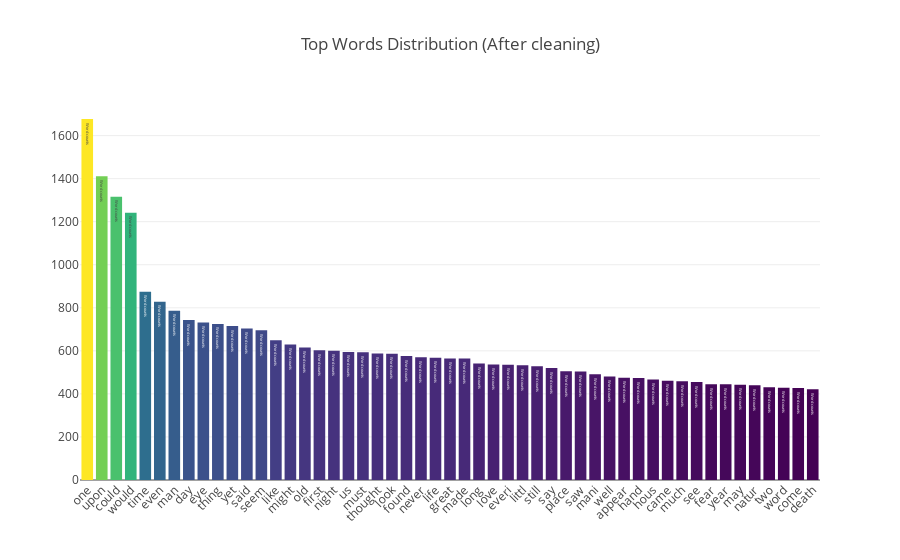

Notebook cell for this chart:
### Code cell
trace=[go.Bar(
        x=word.index[:51],
        y=word.values[:51], 
        marker= dict(colorscale='Viridis', color = word.values[:51]),
        text='Word counts', 
        )]

layout = go.Layout(title='Top Words Distribution (After cleaning)', xaxis=dict(tickangle=-45))
fig = go.Figure(data=trace, layout=layout)
py.iplot(fig)

### Figure 1 — Plotly figure (JSON) as saved in the notebook; plotly's stock layout.template omitted (floating-point values rounded to 4 significant figures)
{"data": [{"marker": {"color": [1677, 1411, 1316, 1241, 874, 828, 786, 743, 732, 725, 715, 704, 696, 649, 629, 616, 603, 600, 595, 594, 588, 587, 576, 570, 568, 565, 565, 541, 536, 535, 533, 528, 520, 505, 504, 491, 481, 475, 474, 467, 461, 459, 455, 445, 445, 442, 440, 431, 428, 427, 422], "colorscale": "Viridis"}, "text": "Word counts", "type": "bar", "uid": "2480ef46-1c7f-4eec-8b30-b16d2e9c02a1", "x": ["one", "upon", "could", "would", "time", "even", "man", "day", "eye", "thing", "yet", "said", "seem", "like", "might", "old", "first", "night", "us", "must", "thought", "look", "found", "never", "life", "great", "made", "long", "love", "everi", "littl", "still", "say", "place", "saw", "mani", "well", "appear", "hand", "hous", "came", "much", "see", "fear", "year", "may", "natur", "two", "word", "come", "death"], "y": [1677, 1411, 1316, 1241, 874, 828, 786, 743, 732, 725, 715, 704, 696, 649, 629, 616, 603, 600, 595, 594, 588, 587, 576, 570, 568, 565, 565, 541, 536, 535, 533, 528, 520, 505, 504, 491, 481, 475, 474, 467, 461, 459, 455, 445, 445, 442, 440, 431, 428, 427, 422]}], "layout": {"title": {"text": "Top Words Distribution (After cleaning)"}, "xaxis": {"tickangle": -45}}}
